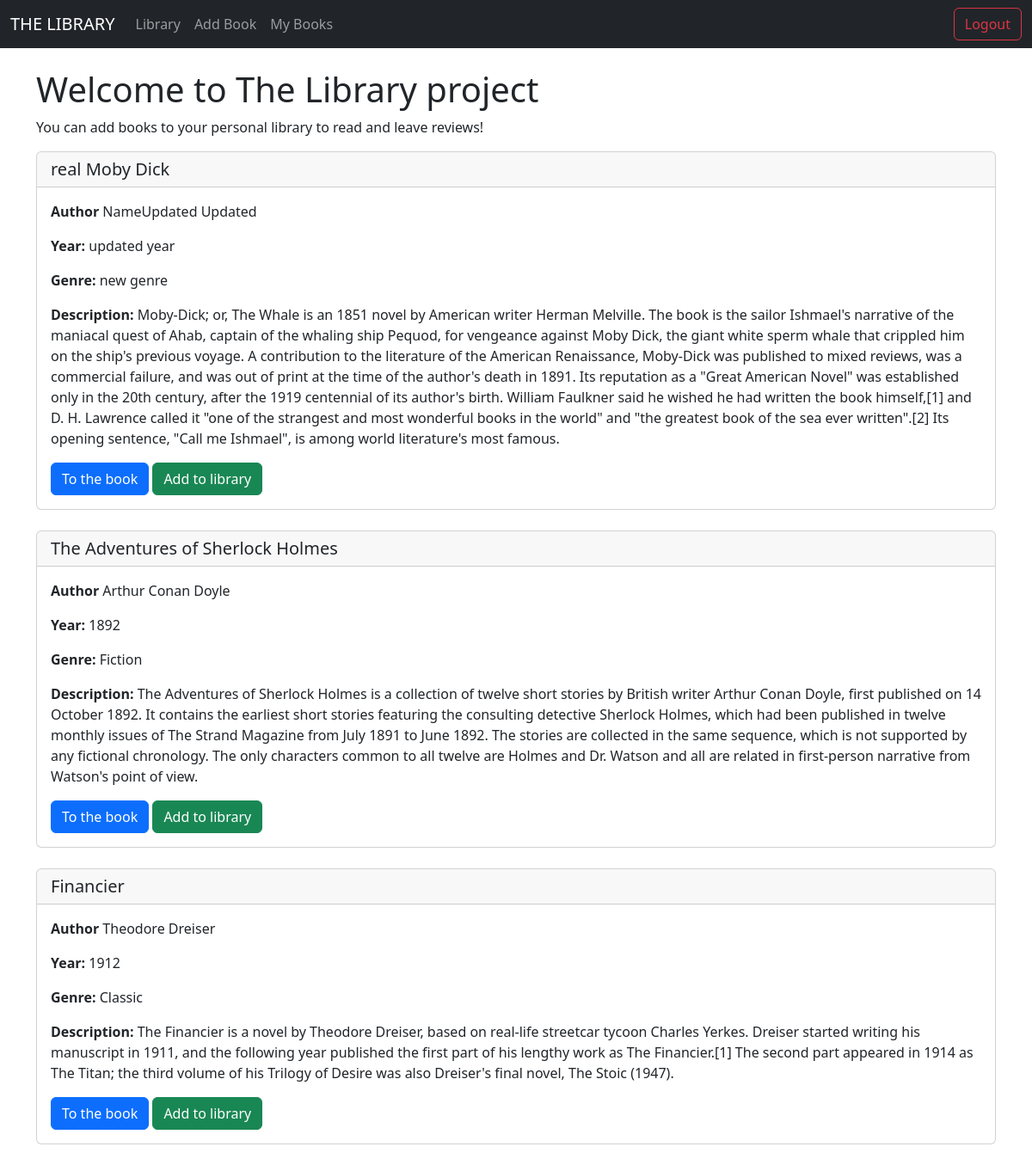
Page /home (signed in) on the committed database.
### models/db_models.py (models this page shows)
class Book(db.Model):
    id = db.Column(db.Integer, primary_key=True)
    title = db.Column(db.String(100), nullable=False, unique=False)
    author_name = db.Column(db.String(100), nullable=False, unique=False)
    author_surname = db.Column(db.String(100), nullable=True, unique=False)
    year = db.Column(db.String(100), nullable=False, unique=False)
    genre = db.Column(db.String(50), nullable=False, unique=False)
    description = db.Column(db.Text)
    reviews = db.relationship("Review", backref='reviewed_book')
    reader = db.relationship("Library", backref='stored_book')

### main.py (the view)
@app.route('/home')
def home():
    books = Book.query.order_by(Book.id)
    return render_template("home.html", books=books)

### main.py (called while the page is built)
@login_manager.user_loader
def load_user(user_id):
    return Users.query.get(int(user_id))

### templates/home.html
{% extends 'base.html'%}
{% block content %}
<br>
<h1>Welcome to The Library project</h1>
<p>You can add books to your personal library to read and leave reviews!</p>
    {% for book in books %}
    <div class="card">
      <h5 class="card-header"> {{book.title}}</h5>
      <div class="card-body">
          <p class="card-text"><strong>Author</strong> {{book.author_name}} {{book.author_surname}}</p>
          <p class="card-text"><strong>Year:</strong> {{book.year}}</p>
          <p class="card-text"><strong>Genre:</strong> {{book.genre}}</p>
          <p class="card-text"><strong>Description:</strong> {{book.description}}</p>
        <a href={{url_for('book', id=book.id)}}  class="btn btn-primary">To the book</a>
          {% if current_user.is_authenticated%}
        <a href={{url_for('add_to_library', id=book.id)}}  class="btn btn-success">Add to library</a>
          {% endif %}
      </div>
    </div>
    <br>
    {% endfor %}
{% endblock %}

### rows in the picture
Book: title "real Moby Dick", author_name "NameUpdated", author_surname "Updated", year "updated year", genre "new genre", description "Moby-Dick; or, The Whale is an 1851 novel by American writer Herman Melville. The book is the sailor Ishmael's narrative of the maniacal quest of Ahab, captain of the whaling ship Pequod, for vengeance against Moby Dick, the giant white sperm whale that crippled him on the ship's previous voyage. A contribution to the literature of the American Renaissance, Moby-Dick was published to mixed reviews, was a commercial failure, and was out of print at the time of the author's death in 1891. Its reputation as a \"Great American Novel\" was established only in the 20th century, after the 1919 centennial of its author's birth. William Faulkner said he wished he had written the book himself,[1] and…"
Book: title "The Adventures of Sherlock Holmes", author_name "Arthur", author_surname "Conan Doyle", year "1892", genre "Fiction", description "The Adventures of Sherlock Holmes is a collection of twelve short stories by British writer Arthur Conan Doyle, first published on 14 October 1892. It contains the earliest short stories featuring the consulting detective Sherlock Holmes, which had been published in twelve monthly issues of The Strand Magazine from July 1891 to June 1892. The stories are collected in the same sequence, which is not supported by any fictional chronology. The only characters common to all twelve are Holmes and Dr. Watson and all are related in first-person narrative from Watson's point of view."
Book: title "Financier", author_name "Theodore", author_surname "Dreiser", year "1912", genre "Classic", description "The Financier is a novel by Theodore Dreiser, based on real-life streetcar tycoon Charles Yerkes. Dreiser started writing his manuscript in 1911, and the following year published the first part of his lengthy work as The Financier.[1] The second part appeared in 1914 as The Titan; the third volume of his Trilogy of Desire was also Dreiser's final novel, The Stoic (1947)."
